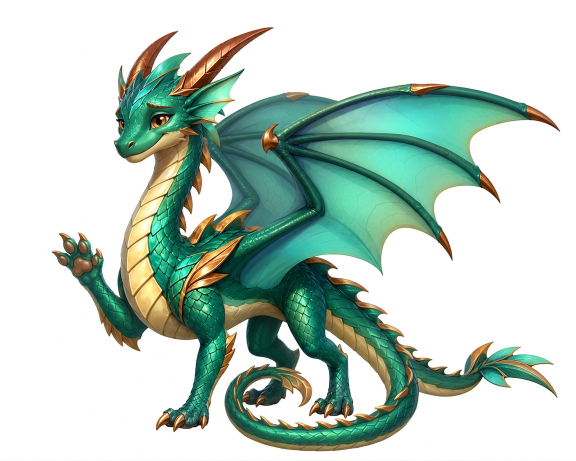
#> input picture assets/art/dragon-v2-affection.png, 1152 x 922 px (shown at 1/2 size); its folder holds only this picture in this run
$ python prepare_art.py
#> lines starting #> are read from the running program, lines starting #| are printed output that depends on the picture; after the words box and inside, x2 and y2 are one past the last pixel; in counts of white or black regions, pixels touching at a corner belong together
"""Prepare the original artwork for the game.

Input:  assets/art/dragon-v2-*.png, dragon-base-v2.png, island-base.png
Output: public/art/dragon-<emotion>.webp and island.webp (runtime assets)
        assets/source/dragon-base.webp and island.webp (high quality references)

Run with: .venv/bin/python scripts/prepare_art.py   (needs Pillow)
"""

from collections import deque
from pathlib import Path

import numpy as np
from PIL import Image, ImageDraw, ImageFilter

ROOT = Path(__file__).resolve().parent.parent
SRC = ROOT / "assets" / "art"
OUT = ROOT / "public" / "art"
REF = ROOT / "assets" / "source"

OUT.mkdir(parents=True, exist_ok=True)
REF.mkdir(parents=True, exist_ok=True)


def remove_large_white_islands(image: Image.Image) -> None:
    """Clear white gaps enclosed by wings while keeping small eye glints."""
    pixels = np.asarray(image).copy()
    rgb = pixels[:, :, :3]
    white = (rgb > 235).all(axis=2) & ((rgb.max(axis=2) - rgb.min(axis=2)) < 20)
    height, width = white.shape
    visited = np.zeros((height, width), dtype=bool)

    for y, x in zip(*np.nonzero(white)):
        if visited[y, x]:
            continue
        queue = deque([(int(y), int(x))])
        visited[y, x] = True
        region: list[tuple[int, int]] = []
        while queue:
            cy, cx = queue.popleft()
            region.append((cy, cx))
            for dy, dx in ((1, 0), (-1, 0), (0, 1), (0, -1)):
                ny, nx = cy + dy, cx + dx
                if 0 <= ny < height and 0 <= nx < width and white[ny, nx] and not visited[ny, nx]:
                    visited[ny, nx] = True
                    queue.append((ny, nx))
        if len(region) > 400:
            for cy, cx in region:
                pixels[cy, cx, 3] = 0

    image.putdata([tuple(pixel) for pixel in pixels.reshape(-1, 4)])


def prepare_dragon(path: Path, output_name: str) -> None:
#> called with output_name = 'dragon-affection.webp'
    image = Image.open(path).convert("RGBA")
    image.thumbnail((1000, 1000), Image.Resampling.LANCZOS)
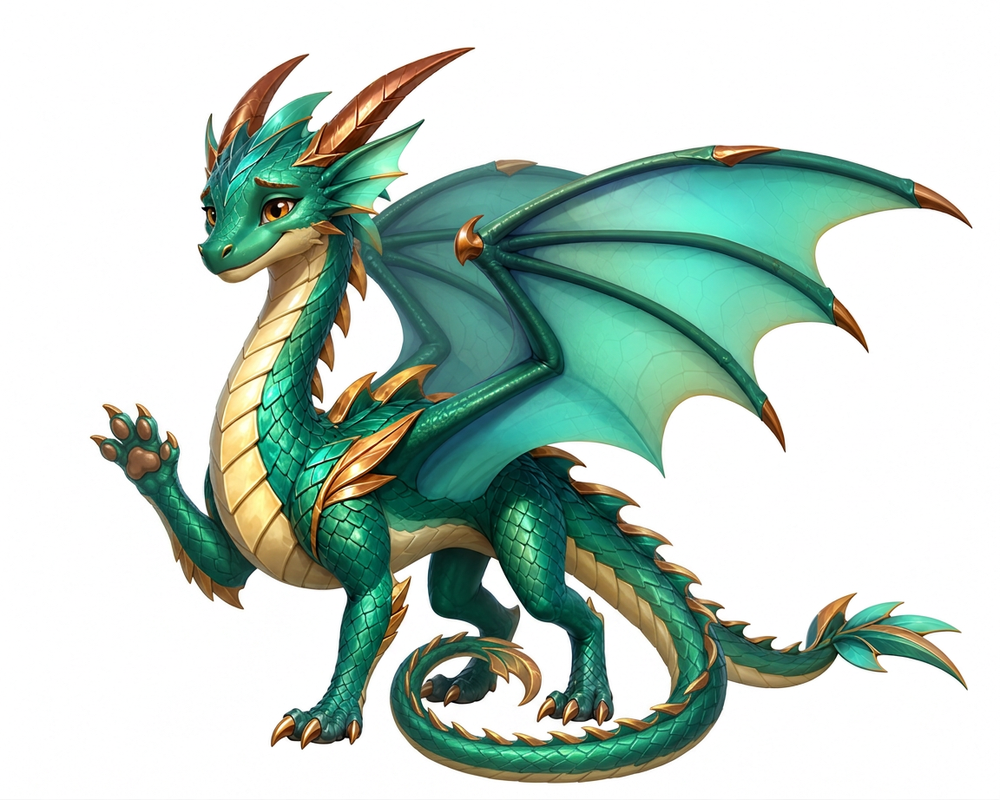
#> image: PIL image 1000x800 RGBA; mean R, G, B, A 188.3, 206.5, 196.6, 255

    # The characters were generated on a seamless white background. Flood fill
    # removes only white connected to the canvas border, preserving the pale
    # gold belly plates and highlights inside the character.
    transparent = (255, 255, 255, 0)
    for point in (
        (0, 0),
        (image.width - 1, 0),
        (0, image.height - 1),
        (image.width - 1, image.height - 1),
    ):
        ImageDraw.floodfill(image, point, transparent, thresh=34)

    remove_large_white_islands(image)
#> in remove_large_white_islands, `white = (rgb > 235).all(axis=2) & ((rgb.max(axis=2) - rgb.min(axis=2))..`:
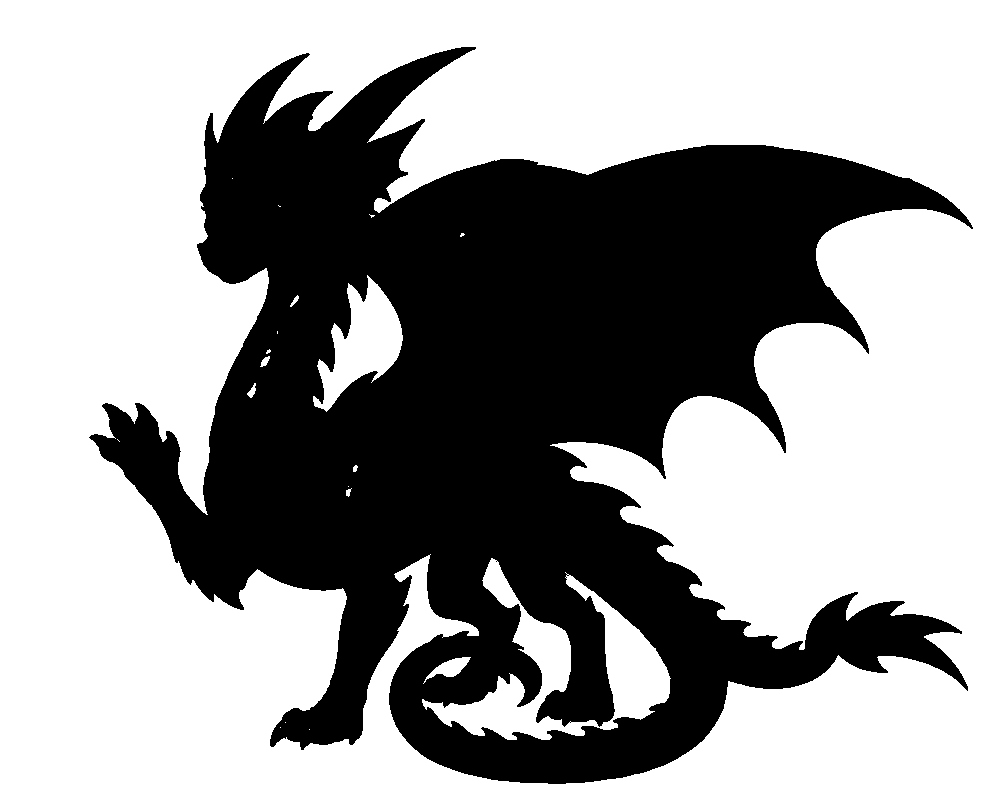
#> white: shape (800, 1000) bool; 61.8% white; 1 black region, box (x1, y1, x2, y2) and area: (89, 47, 973, 784) 305936
#> after the loop in remove_large_white_islands, `for y, x in zip(*np.nonzero(white)):`:
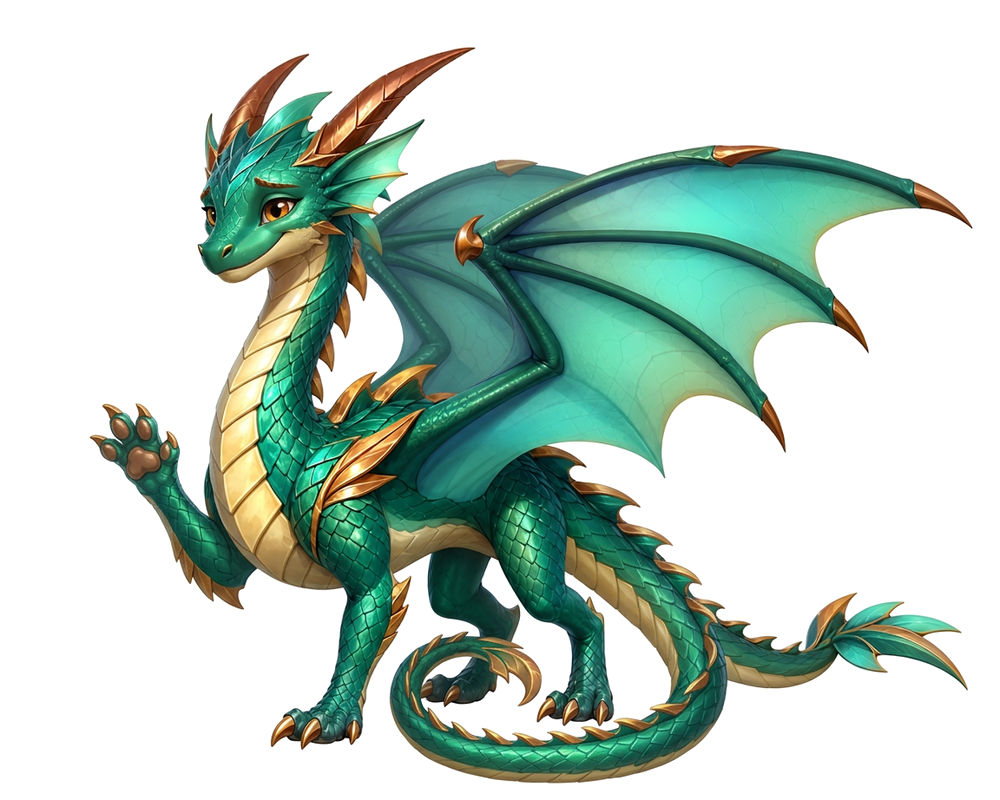
#> pixels: shape (800, 1000, 4); mean R, G, B, A 188.6, 206.7, 196.8, 97.6; transparent parts drawn white

    alpha = image.getchannel("A").filter(ImageFilter.GaussianBlur(0.5))
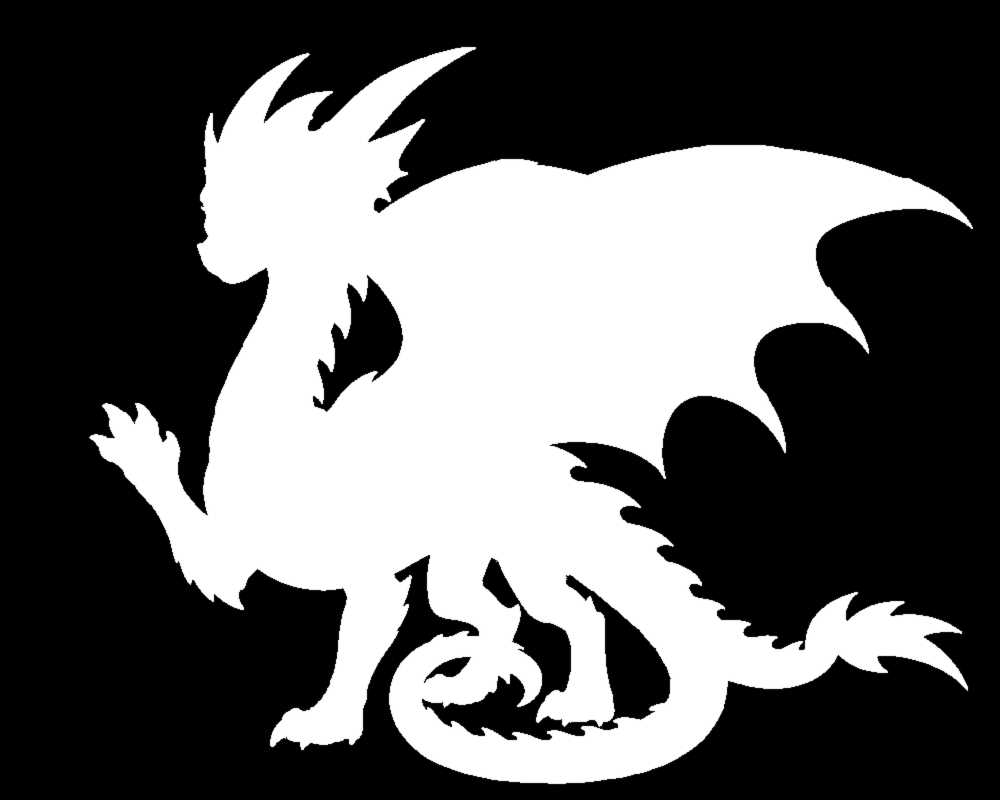
#> alpha: PIL image 1000x800 L; min 0, max 255, mean 97.6
    image.putalpha(alpha)
    image.save(OUT / output_name, "WEBP", quality=90, method=6)
    print(f"{path.name} -> public/art/{output_name}")


def prepare_island(path: Path) -> None:
    image = Image.open(path).convert("RGB")
    runtime = image.copy()
    runtime.thumbnail((1280, 1280), Image.Resampling.LANCZOS)
    runtime.save(OUT / "island.webp", "WEBP", quality=88, method=6)

    reference = image.copy()
    reference.thumbnail((1600, 1600), Image.Resampling.LANCZOS)
    reference.save(REF / "island.webp", "WEBP", quality=92, method=6)
    print(f"{path.name} -> public/art/island.webp")


def save_reference(path: Path) -> None:
    image = Image.open(path).convert("RGB")
    image.thumbnail((1200, 1200), Image.Resampling.LANCZOS)
    image.save(REF / "dragon-base.webp", "WEBP", quality=92, method=6)


if __name__ == "__main__":
    for dragon in sorted(SRC.glob("dragon-v2-*.png")):
        emotion = dragon.stem.removeprefix("dragon-v2-")
        prepare_dragon(dragon, f"dragon-{emotion}.webp")
    base = SRC / "dragon-base-v2.png"
    if base.exists():
        save_reference(base)
    island = SRC / "island-base.png"
    if island.exists():
        prepare_island(island)
